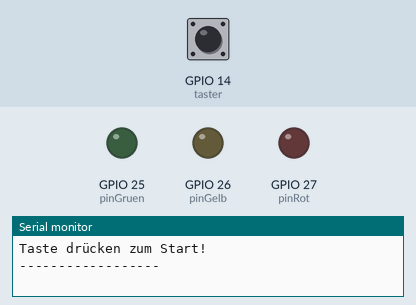
A sketch run on a simulated ESP32. Parts: output pins drawn as LEDs (lit = HIGH), the last lines printed to the serial monitor. Dashed ring = blinking. The test bench sets the inputs (shaded band); at power-on: GPIO 14 (taster) HIGH. Random numbers use the default seed unless the sketch sets one.

Above: at 1.2 s.
1.3 s: GPIO 14 (taster) pulled LOW for 0.15 s
At 2.6 s:
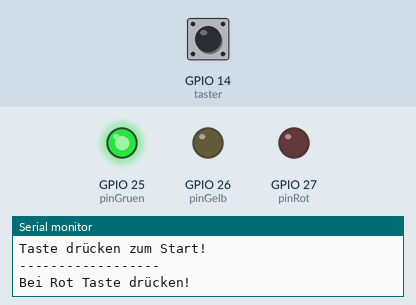
2.9 s: GPIO 14 (taster) pulled LOW for 1 s
At 4.7 s:
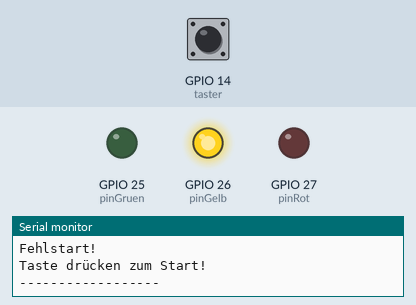
5.9 s: GPIO 14 (taster) pulled LOW for 0.15 s
At 6.3 s:
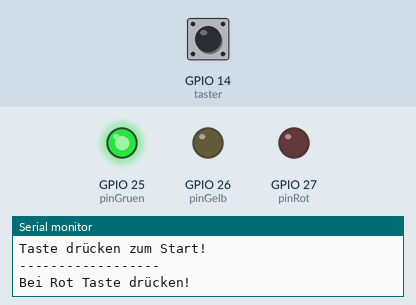
9.0 s: GPIO 14 (taster) pulled LOW for 3.2 s
At 15.0 s:
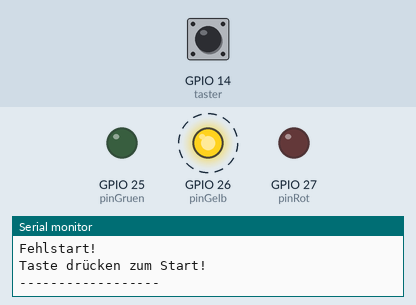
15.2 s: GPIO 14 (taster) pulled LOW for 0.15 s
At 21.0 s:
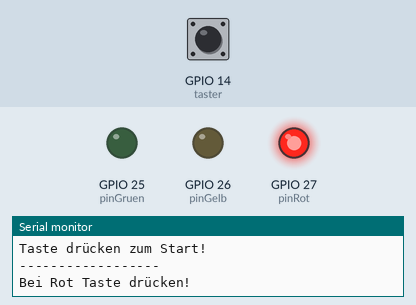
21.3 s: GPIO 14 (taster) pulsed LOW 5 times (0.12 s each, 0.3 s apart)
At 21.87 s:
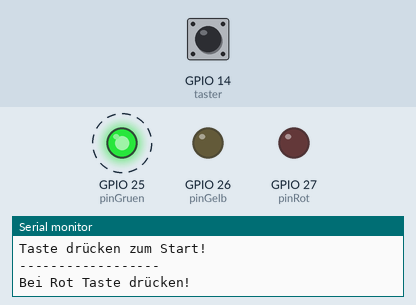
Timing chart, 0 to 25.3 s (numbered marks = the images above; inputs shaded):
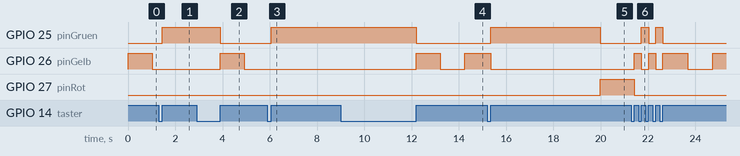

The sketch:

ReaktionszeitESP.ino
```cpp
int pinGruen = 25;  // Pin für die grüne LED
int pinGelb = 26;   // Pin für die gelbe LED
int pinRot = 27;    // Pin für die rote LED

int taster = 14;    // Pin für den Drucktaster

unsigned long zeit;  // Variable zur Speicherung der Zeit
unsigned long zeiten[100]; // Array zur Speicherung von Reaktionszeiten
unsigned long anz = 0; // Zähler für die Anzahl der Messungen

int minZeit = 100000; // Variable zur Speicherung der minimalen Reaktionszeit
boolean fehlstart = false; // Flag für Fehlstart

void setup() {
  // Initialisierung der Pins
  pinMode(pinRot, OUTPUT);
  pinMode(pinGelb, OUTPUT);
  pinMode(pinGruen, OUTPUT);
  pinMode(taster, INPUT_PULLUP); // Taster als Eingangs-Pin mit Pull-Up-Widerstand
  randomSeed(analogRead(0)); // Initialisierung des Zufallszahlengenerators
  Serial.begin(115200); // Start der seriellen Kommunikation
}

void loop() {
  fehlstart = false; // Setze das Fehlstart-Flag zurück
  Serial.println("Taste drücken zum Start!"); // Aufforderung zum Start
  Serial.println("------------------");
  int pause = 0; // Initialisiere die Pause-Zählvariable
  while (digitalRead(taster) == HIGH) { // Warte, bis der Taster gedrückt wird
    pause = pause + 1; // Erhöhe Pause-Zähler
    pause = pause % 2000; // Zyklische Begrenzung auf 2000
    if (pause % 2000 > 1000) { // Blinkfunktion
      aus(); // Schalte alle LEDs aus
    } else {
      gelb(); // Schalte die gelbe LED ein
    }
    delay(1); // Kurze Verzögerung
  }

  // Warte, bis der Taster losgelassen wird
  while (digitalRead(taster) == LOW) { delay(1); }
  Serial.println("Bei Rot Taste drücken!"); // Aufforderung um auf Rot zu warten
  gruen(); // Schalte die grüne LED ein
  int warteZeit = 3000 + random(6000); // Wartezeit zwischen 3 und 9 Sekunden
  while (warteZeit > 0) {
    if (digitalRead(taster) == LOW) { // Überprüfe, ob der Taster gedrückt wurde
      Serial.println("Fehlstart!"); // Fehlstart festgestellt
      fehlstart = true; // Setze Fehlstart-Flag
      warteZeit = 0; // Breche die Wartezeit ab
      // Warte, bis der Taster losgelassen wird
      while (digitalRead(taster) == LOW) { delay(1); }
    }
    delay(1); // Kurze Verzögerung
    warteZeit--; // Verringere die Wartezeit
  }

  if (!fehlstart) { // Wenn kein Fehlstart
    // Warte, bis der Taster losgelassen wird
    while (digitalRead(taster) == LOW) { delay(1); }
    rot(); // Schalte die rote LED ein
    zeit = millis(); // Speichere die aktuelle Zeit
    // Warte, bis der Taster gedrückt wird
    while (digitalRead(taster) == HIGH) { delay(1); }
    zeit = millis() - zeit; // Berechne die Reaktionszeit
    Serial.println("Deine Reaktionszeit: " + String(zeit) + " ms"); // Ausgabe der Reaktionszeit

    // Ausgabe der statistischen Information
    if (anz < 100) {
      Serial.println("Statistik der letzten " + String(anz + 1) + " Messungen:");
    } else {
      Serial.println("Statistik der letzten 100 Messungen:");
    }

    // Überprüfung und Aktualisierung des Rekords
    if (zeit < minZeit) {
      Serial.println("Neue Rekordzeit!"); // Neue Rekordzeit
      minZeit = zeit; // Aktualisierung der minimalen Zeit
    } else {
      Serial.println("Geringste Reaktionszeit: " + String(minZeit) + " ms");
    }

    // Speichere die Reaktionszeit in das Array
    zeiten[anz % 100] = zeit;
    anz++; // Erhöhe die Anzahl der Messungen

    Serial.println("Mittlere Reaktionszeit " + String(mw()) + " ms"); // Ausgabe der mittleren Reaktionszeit

    Serial.println("---------------");
    // Warte, bis der Taster losgelassen wird
    while (digitalRead(taster) == LOW) { delay(1); }
  }
}

// Funktion zum Steuern der gelben LED
void gelb() {
  digitalWrite(pinGruen, LOW);
  digitalWrite(pinRot, LOW);
  digitalWrite(pinGelb, HIGH);
}

// Funktion zum Steuern der roten LED
void rot() {
  digitalWrite(pinGruen, LOW);
  digitalWrite(pinRot, HIGH);
  digitalWrite(pinGelb, LOW);
}

// Funktion zum Steuern der grünen LED
void gruen() {
  digitalWrite(pinGruen, HIGH);
  digitalWrite(pinRot, LOW);
  digitalWrite(pinGelb, LOW);
}

// Funktion zum Ausschalten aller LEDs
void aus() {
  digitalWrite(pinGruen, LOW);
  digitalWrite(pinRot, LOW);
  digitalWrite(pinGelb, LOW);
}

// Funktion zur Berechnung der mittleren Reaktionszeit
double mw() {
  int summe = 0; // Summe der Reaktionszeiten
  if (zeiten[0] == 0) {
    return 0.0; // Rückgabe 0.0, wenn keine Messungen vorliegen
  }
  for (int i = 0; i < 100; i++) {
    if (zeiten[i] > 0) {
      summe = summe + zeiten[i]; // Summiere die gültigen Zeiten
    } else {
      return summe * 1.0 / i; // Berechne den Durchschnitt
    }
  }
  return summe * 1.0 / 100; // Durchschnitt über 100 Messungen
}
```

Measured:
- after the input at 1.3 s, GPIO 25 (pinGruen): LOW → HIGH after 0.15 s
- after the input at 2.9 s, GPIO 25 (pinGruen): HIGH → LOW after 1.0 s; GPIO 26 (pinGelb): LOW → HIGH after 1.0 s, → LOW 1.0 s later
- after the input at 5.9 s, GPIO 25 (pinGruen): LOW → HIGH after 0.15 s
- after the input at 9.0 s, GPIO 26 (pinGelb): LOW → HIGH after 3.2 s, → LOW 1.0 s later, → HIGH 1.0 s later
- after the input at 15.2 s, GPIO 25 (pinGruen): LOW → HIGH after 0.15 s, → LOW 4.6 s later; GPIO 27 (pinRot): LOW → HIGH after 4.8 s
- after the input at 21.3 s, GPIO 25 (pinGruen): alternates HIGH for 0.30 s and LOW for 0.30 s, 4 changes in all, then stays LOW, starting after 0.42 s; GPIO 26 (pinGelb): goes HIGH 0.30 s, LOW 0.30 s, HIGH 0.30 s, LOW 0.30 s, HIGH 1.1 s, LOW 1.1 s, then HIGH, starting after 0.12 s; GPIO 27 (pinRot): HIGH → LOW after 0.12 s
